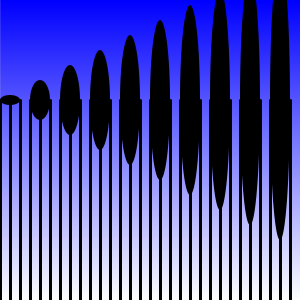
Frame 1 (no input)
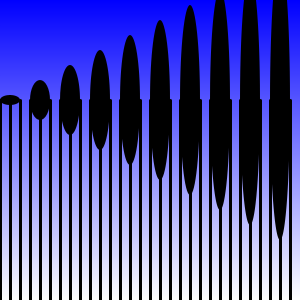
Frame 60 (the mouse pressed at the canvas centre just before this capture)
Frame 120 (the mouse held since frame 60 and released just before this capture): identical to frame 60, image omitted

The Processing sketch that drew these frames (run headless with seeded random() and noise(); from frame 60 on, the mouse is pressed at the canvas centre):

// Processing sketch: processing_37094
// ── processing_37094.pde

void setup() {
  size(300, 300);
  colorMode(RGB, width);
}

void draw() {
  for (int x = 0; x<width; x++) { //background gradient
    stroke(x, x, width);
    line(0, x, width, x);
  }
  for (int y=0; y<width; y+=10) {
    strokeWeight(3);
    stroke(0);
    line(y, height/3, y, height);
  }
  for (int z=10; z<width +50; z+=30) {
    noStroke(); //noStroke is here because I also like when fill is set to width, I chose to leave it at 0
    fill(0);
    ellipse(z, height/3, 20, z);
  }
}
